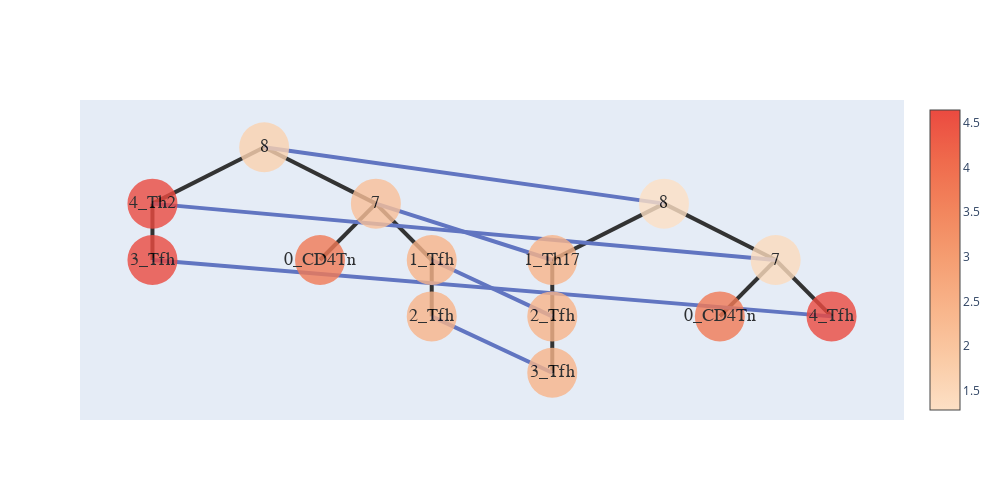

Notebook code cell kept with this figure:
### Code cell
nodes1 = build_hyper_tree_from_folder('./datas/i/1/',True)
nodes2 = build_hyper_tree_from_folder('./datas/i/2/',True)
nodes_merge1 = [];
nodes_merge2 = [];
add_meta(nodes1[0],meta_list1,[])
add_meta(nodes2[0],meta_list2,[])
T=tree_alignment(nodes1[0],nodes2[0],1);
minn = T.run_alignment();
T.show_ans();
ans = T.get_ans()
t=show_graph(ans,nodes1[0],nodes2[0]);
t.show_fig()

### Figure 1 — Plotly figure (JSON) as saved in the notebook; plotly's stock layout.template omitted (floating-point values rounded to 4 significant figures)
{"data": [{"hoverinfo": "text", "hovertext": ["connect 8", "connect 7", "connect 4_Tfh", "connect 1_Th17", "connect Empty", "connect 2_Tfh", "connect 3_Tfh", "connect 8", "connect 7", "connect 1_Tfh", "connect 2_Tfh", "connect 4_Th2", "connect Empty", "connect 3_Tfh"], "marker": {"color": [1.659, 4.642, 4.642, 2.122, 3.757, 2.422, 2.422, 1.285, 2.422, 2.422, 2.422, 1.421, 3.757, 4.642], "colorscale": [[0, "rgb(253, 224, 197)"], [0.1667, "rgb(250, 203, 166)"], [0.3333, "rgb(248, 181, 139)"], [0.5, "rgb(245, 158, 114)"], [0.6667, "rgb(242, 133, 93)"], [0.8333, "rgb(239, 106, 76)"], [1, "rgb(235, 74, 64)"]], "showscale": true, "size": 50, "symbol": "circle-dot"}, "mode": "markers+text", "opacity": 0.8, "text": ["8", "4_Th2", "3_Tfh", "7", "0_CD4Tn", "1_Tfh", "2_Tfh", "8", "1_Th17", "2_Tfh", "3_Tfh", "7", "0_CD4Tn", "4_Tfh"], "textfont": {"color": "#000000", "family": "sans serif", "size": 18}, "type": "scatter", "x": [10.5, 5.75, 5.75, 15.25, 12.88, 17.62, 17.62, 27.5, 22.75, 22.75, 22.75, 32.25, 29.88, 34.62], "y": [5, 3.5, 2, 3.5, 2, 2, 0.5, 3.5, 2, 0.5, -1, 2, 0.5, 0.5]}], "layout": {"height": 500, "shapes": [{"layer": "below", "line": {"color": "#333", "width": 4}, "type": "line", "x0": 10.5, "x1": 10.5, "y0": 5, "y1": 5}, {"layer": "below", "line": {"color": "#333", "width": 4}, "type": "line", "x0": 10.5, "x1": 5.75, "y0": 5, "y1": 3.5}, {"layer": "below", "line": {"color": "#333", "width": 4}, "type": "line", "x0": 5.75, "x1": 5.75, "y0": 3.5, "y1": 2}, {"layer": "below", "line": {"color": "#333", "width": 4}, "type": "line", "x0": 10.5, "x1": 15.25, "y0": 5, "y1": 3.5}, {"layer": "below", "line": {"color": "#333", "width": 4}, "type": "line", "x0": 15.25, "x1": 12.88, "y0": 3.5, "y1": 2}, {"layer": "below", "line": {"color": "#333", "width": 4}, "type": "line", "x0": 15.25, "x1": 17.62, "y0": 3.5, "y1": 2}, {"layer": "below", "line": {"color": "#333", "width": 4}, "type": "line", "x0": 17.62, "x1": 17.62, "y0": 2, "y1": 0.5}, {"layer": "below", "line": {"color": "#333", "width": 4}, "type": "line", "x0": 27.5, "x1": 27.5, "y0": 3.5, "y1": 3.5}, {"layer": "below", "line": {"color": "#333", "width": 4}, "type": "line", "x0": 27.5, "x1": 22.75, "y0": 3.5, "y1": 2}, {"layer": "below", "line": {"color": "#333", "width": 4}, "type": "line", "x0": 22.75, "x1": 22.75, "y0": 2, "y1": 0.5}, {"layer": "below", "line": {"color": "#333", "width": 4}, "type": "line", "x0": 22.75, "x1": 22.75, "y0": 0.5, "y1": -1}, {"layer": "below", "line": {"color": "#333", "width": 4}, "type": "line", "x0": 27.5, "x1": 32.25, "y0": 3.5, "y1": 2}, {"layer": "below", "line": {"color": "#333", "width": 4}, "type": "line", "x0": 32.25, "x1": 29.88, "y0": 2, "y1": 0.5}, {"layer": "below", "line": {"color": "#333", "width": 4}, "type": "line", "x0": 32.25, "x1": 34.62, "y0": 2, "y1": 0.5}, {"layer": "below", "line": {"color": "#6175c1", "width": 4}, "type": "line", "x0": 10.5, "x1": 27.5, "y0": 5, "y1": 3.5}, {"layer": "below", "line": {"color": "#6175c1", "width": 4}, "type": "line", "x0": 15.25, "x1": 22.75, "y0": 3.5, "y1": 2}, {"layer": "below", "line": {"color": "#6175c1", "width": 4}, "type": "line", "x0": 17.62, "x1": 22.75, "y0": 2, "y1": 0.5}, {"layer": "below", "line": {"color": "#6175c1", "width": 4}, "type": "line", "x0": 17.62, "x1": 22.75, "y0": 0.5, "y1": -1}, {"layer": "below", "line": {"color": "#6175c1", "width": 4}, "type": "line", "x0": 5.75, "x1": 32.25, "y0": 3.5, "y1": 2}, {"layer": "below", "line": {"color": "#6175c1", "width": 4}, "type": "line", "x0": 5.75, "x1": 34.62, "y0": 2, "y1": 0.5}], "width": 1000, "xaxis": {"showgrid": false, "showline": false, "showticklabels": false, "zeroline": false}, "yaxis": {"showgrid": false, "showline": false, "showticklabels": false, "zeroline": false}}}
